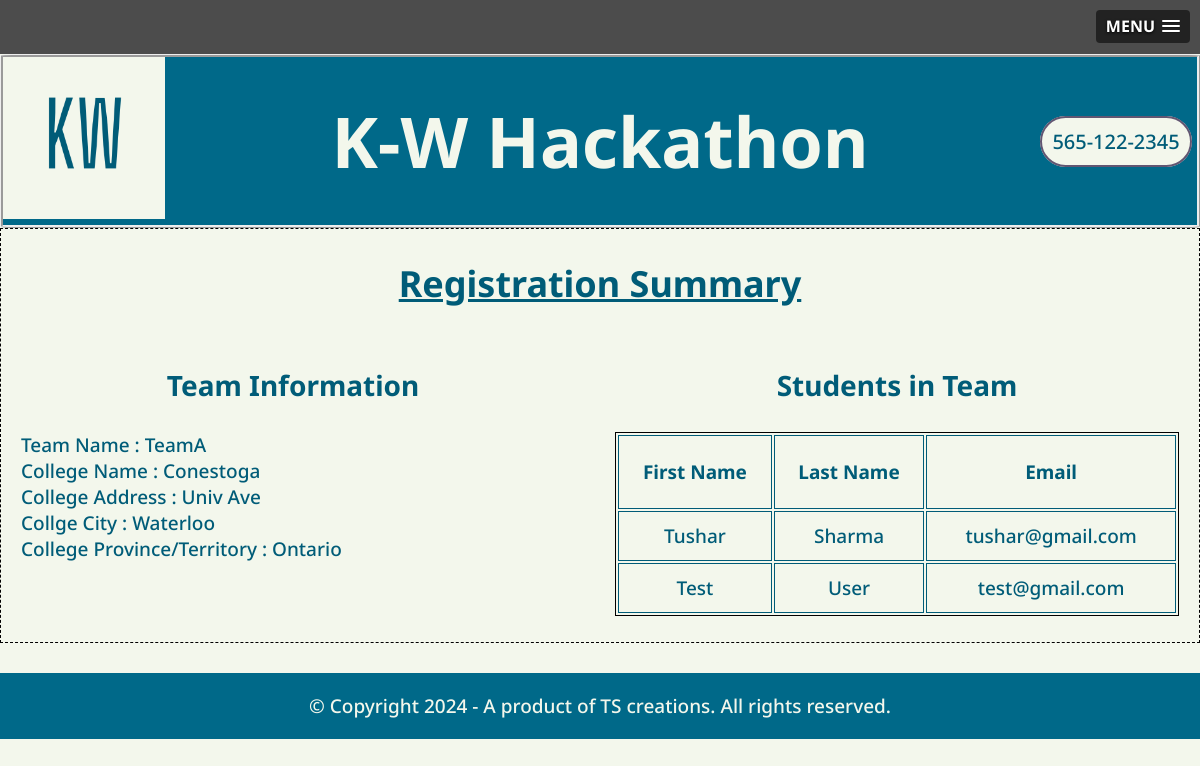
The app's page /FinalExam_TusharSharma_8869110/registrationDetails.php?id=3 (signed in) with its own data.
### tables this page shows
CREATE TABLE `kw_team_information` (
  `id` int(11) NOT NULL,
  `team_name` varchar(255) NOT NULL,
  `college_name` varchar(255) NOT NULL,
  `college_address` varchar(255) NOT NULL,
  `college_city` varchar(255) NOT NULL,
  `college_province` varchar(255) NOT NULL,
  `created_at` timestamp NOT NULL DEFAULT current_timestamp()
);

CREATE TABLE `kw_student_information` (
  `id` int(11) NOT NULL,
  `first_name` varchar(255) NOT NULL,
  `last_name` varchar(255) NOT NULL,
  `email` varchar(255) NOT NULL,
  `team_id` int(11) NOT NULL,
  `created_on` timestamp NOT NULL DEFAULT current_timestamp()
);

### FinalExam_TusharSharma_8869110/registrationDetails.php (the view, shortened to what this page needs)
<?php
  include('includes/dbConnection.php');
  if(!empty($_GET)){
    $id = $_GET['id'];
    $sqlQuery = "SELECT * FROM `kw_team_information` WHERE `id` = $id";
    $result = $db->query($sqlQuery);
    if($result->num_rows == 0):
        $output = "Sorry, no registrations found";
    else:
        while($row = $result->fetch_assoc()):
            $teamName = $row['team_name'];
            $collegeName = $row['college_name'];
            $collegeAddress = $row['college_address'];
            $collegeCity = $row['college_city'];
            $collegeProvince = $row['college_province'];
$provinceWiseTaxRate = [];
$alberta = ["province" => "AB", "rate" => 0.05 ,"name" => "Alberta"];
$britishColumbia = ["province" => "BC", "rate" => 0.12,"name" => "British Columbia"];
$manitoba = ["province" => "MB", "rate" => 0.12,"name" => "Manitoba"];
$newBrunswick = ["province" => "NB", "rate" => 0.15,"name" => "New Brunswick"];
$nfl = ["province" => "NL", "rate" => 0.15,"name" => "Newfoundland and Labrador"];
$northWestTerr = ["province" => "NT", "rate" => 0.05,"name" => "Northwest Territories"];
$novaScotia = ["province" => "NS", "rate" => 0.15,"name" => "Nova Scotia"];
$nunavut = ["province" => "NU", "rate" => 0.05,"name" => "Nunavut"];
$ontario = ["province" => "ON", "rate" => 0.13,"name" => "Ontario"];
$pei = ["province" => "PE", "rate" => 0.15,"name" => "Prince Edward Island"];
$quebec = ["province" => "QC", "rate" => 0.149,"name" => "Quebec"];
$saskatchewan = ["province" => "SK", "rate" => 0.11,"name" => "Saskatchewan"];
$yukon = ["province" => "YT", "rate" => 0.05,"name" => "Yukon"];
array_push($provinceWiseTaxRate,$alberta,$britishColumbia,$manitoba,$newBrunswick,$nfl,$northWestTerr,
$novaScotia,$nunavut,$ontario,$pei,$quebec,$saskatchewan,$yukon);
$provinceName = '';
foreach ($provinceWiseTaxRate as $p) {
  if ($p["province"] == $collegeProvince) {
      $provinceName = $p["name"];
      break;
  }
}
            $personalInfo = "
        <h3>Team Information</h3>
        <p>Team Name : $teamName
        <br>College Name : $collegeName
        <br>College Address : $collegeAddress
        <br>Collge City : $collegeCity
        <br>College Province/Territory : $provinceName
        </p>";
        endwhile;
    endif;
    $orderQuery = "SELECT * FROM `kw_student_information` WHERE `team_id` = $id";
    $result = $db->query($orderQuery);
    if($result->num_rows == 0):
        $output = "Sorry, no students found";
    else:
        $orderItemsString = '';
        while($row = $result->fetch_assoc()):
            $orderItemsString .= "<tr>";
            $orderItemsString .= "<td>" . htmlspecialchars($row['first_name']) . "</td>";
            $orderItemsString .= "<td>" . htmlspecialchars($row['last_name']) . "</td>";
            $orderItemsString .= "<td>" . htmlspecialchars($row['email']) . "</td>";
            $orderItemsString .= "</tr>";
        endwhile;
    endif;
            $orderInfo = "
        <h3>Students in Team</h3>
            <table>
                <thead>
                    <th> First Name </th>
                    <th> Last Name </th>
                    <th> Email </th>
                </thead>
                <tbody>
                $orderItemsString
                </tbody>
            </table>
            <br />
            ";
   }
?>
<!DOCTYPE html>
<html lang="en">
<head>
    <link rel="stylesheet" href="slicknav/slicknav.min.css">
    <link rel="stylesheet" href="css/style.css">
</head>
<body>
<?php include('includes/header.php'); ?>
    <main>
        <section class = "ts-step-head" id = "orderSummary">
          <h1>Registration Summary</h1>
        </section>
        <section class = "order-summary" id = 'order-summary-section'>
            <section class="ts-info-summary" id = "ts-personal-final">
            <?php
                echo $personalInfo;
             ?>
            </section>
            <section class="ts-cart-summary" id = "ts-order-final">
            <?php
                echo $orderInfo;
             ?>
            </section>
        </section>
    </main>
    <?php include('includes/footer.php'); ?>
</body>
</html>

### FinalExam_TusharSharma_8869110/includes/header.php
<header>
        <section class="ts-logo">
            <img width="" height="" src="images/logo.png" alt="ts-logo" width="380" height="268">
        </section>
        <section class="ts-sitename">
            <h2>K-W Hackathon</h2>
        </section>
        <section class="ts-info">
            <p><a class="btn" href = "tel:565122">565-122-2345</a></p>
        </section>
    </header>

### FinalExam_TusharSharma_8869110/includes/footer.php
<footer>
        <section class="ts-copyright">
            &copy; Copyright 2024 - A product of TS creations. All rights reserved.
        </section>
    </footer>

### FinalExam_TusharSharma_8869110/css/style.css (style rules this page uses)
:root { --gap: 30px; }
body { background-color: #F3F7EC; max-width: 1200px; margin: auto; font-family: "Noto Sans", sans-serif; font-size: 19px; font-weight: 500; }
p, h1, h2, h3, h4, h5, h6, a, li,td,th,label { color: #005C78; font-family: "Noto Sans", sans-serif; }
h1 { font-size: 36px; }
h2 { font-size: 32px; }
h3 { font-size: 28px; }
header { display: grid; grid-template-columns: 1fr 5fr 1fr; gap: var(--gap); background-color: #006989; border-radius: 1%; border-style: ridge; }
main { border: 1px black dashed; }
.ts-step-head { display: grid; grid-template-columns: 1fr; }
.ts-step-head h1 { text-align: center; text-decoration: underline; }
.order-summary { display: grid; grid-template-columns: 1fr 1fr; gap: var(--gap); }
.order-summary h3 { text-align: center; }
.order-summary p { text-align: left; margin-left: 20px; }
.ts-cart-summary { padding-right: 20px; }
table { width: 100%; height: auto; }
th { height: 70px; }
tr { height: 50px; }
table, th, td { border: 1px solid; }
td { text-align: center; }
.ts-logo img { width: 100%; height: auto }
.ts-sitename { display: table; }
.ts-sitename h2 { display: table-cell; vertical-align: middle; text-align: center; font-size: 70px; color: #F3F7EC; }
.ts-info { display: table; }
.ts-info p { display: table-cell; vertical-align: middle; text-align: center; color: #F3F7EC; font-size: 20px; }
footer { background-color: #006989; color: #F3F7EC; margin-top: var(--gap); }
.ts-copyright { text-align: center; padding: 20px; }
.btn { background-color: #F3F7EC; text-decoration: none; padding: 10px 10px; border-radius: 35px; color: #005C78; border: 2px solid #615672; cursor: pointer; font-size: 20px; }

### records on screen
kw_team_information: team_name "TeamA", college_name "Conestoga", college_address "Univ Ave", college_city "Waterloo"
kw_student_information: first_name "Tushar", last_name "Sharma", email "tushar@gmail.com"
kw_student_information: first_name "Test", last_name "User", email "test@gmail.com"

### other values on screen
$provinceName "Ontario"
